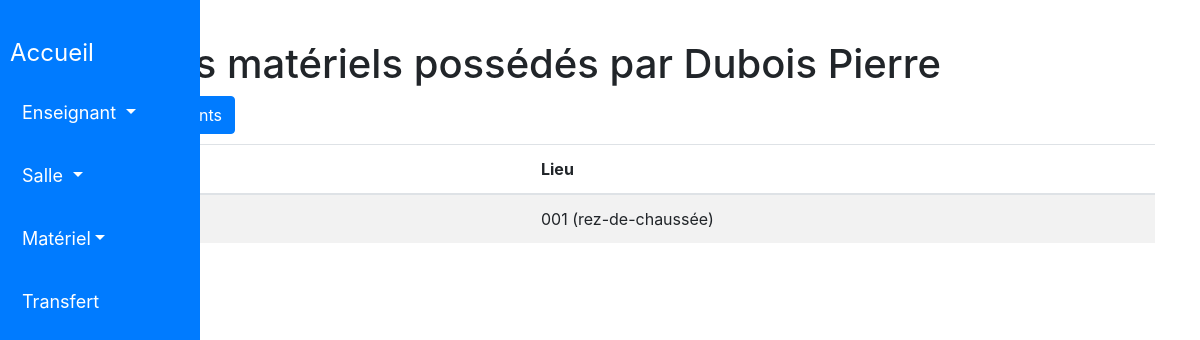
Before: /gestion_materiel/enseignant/21/materiels_possedes/ with the older database file.
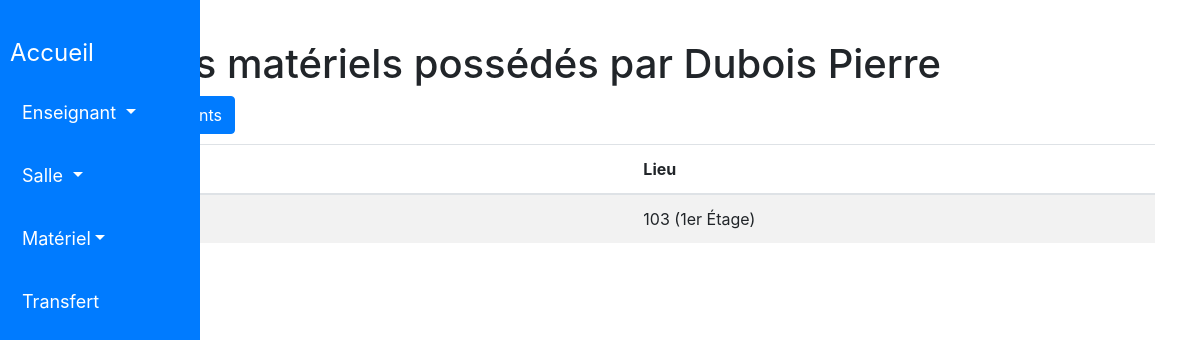
After: the same page with the newer database file.
### gestion_materiel/models.py (models this page shows, shortened)
class Materiel(models.Model):
    nom = models.CharField(
        max_length=100,
        blank=False,
        null=True,
        default=''
    )
    budget = models.CharField(
        max_length=100,
        blank=False,
        null=True,
        default=''
    )
    proprietaire = models.ForeignKey(
        Enseignant,
        on_delete=models.CASCADE,
        null=True,
        related_name='materiels_possedes'
    )
    lieu = models.ForeignKey(
        Salle,
        on_delete=models.CASCADE,
        null=True
    )
    possesseur = models.ForeignKey(
        Enseignant,
        on_delete=models.CASCADE,
        null=True,
        blank=True,
        related_name='materiels_en_possession'
    )

class Salle(models.Model):
    nom = models.CharField(
        max_length=50,
        blank=False,
        null=True,
        default='aucun'
    )
    etage = models.CharField(
        max_length=50,
        blank=False,
        null=True,
        default='aucun'
    )
    def __str__(self):
        if self.etage.lower() == "rez-de-chaussée":
            return f"{self.nom} ({self.etage})"
        else:
            return f"{self.nom} ({self.etage} Étage)"

### gestion_materiel/views.py (the view)
# urls.py: path('gestion_materiel/enseignant/<int:enseignant_id>/materiels_possedes/', views.liste_materiels_possedes, name='liste_materiels_possedes'),
def liste_materiels_possedes(request, enseignant_id):
    enseignant = Enseignant.objects.get(id=enseignant_id)
    materiels = Materiel.objects.filter(Q(possesseur__nom__icontains=enseignant.nom) & Q(possesseur__prenom__icontains=enseignant.prenom))
    context = {
        'enseignant': enseignant,
        'materiels': materiels,
    }
    return render(request, 'gestion_materiel/enseignant/liste_materiels_possedes.html', context)

### templates/gestion_materiel/enseignant/liste_materiels_possedes.html (shortened to what this page needs)
<!DOCTYPE html>
<html>
<head>
</head>
<body>
    {% include 'gestion_materiel/includes/entete.html' %}
    <div class="container">
        <h1>Liste des matériels possédés par {{ enseignant.nom }} {{ enseignant.prenom }}</h1>
        <a href="{% url 'liste_enseignants'%}" class="btn btn-primary">Liste des enseignants</a>
        <table class="table table-striped">
            <thead>
                <tr>
                    <th>Nom du matériel</th>
                    <th>Lieu</th>
                </tr>
            </thead>
            <tbody>
                {% for materiel in materiels %}
                    <tr>
                        <td>{{ materiel.nom }}</td>
                        <td>{{ materiel.lieu }}</td>
                    </tr>
                {% empty %}
                    <tr>
                        <td colspan="2">Aucun matériel trouvé.</td>
                    </tr>
                {% endfor %}
            </tbody>
        </table>
    </div>
</body>
</html>

Changed rows visible on the page:
changed Materiel: lieu "001 (rez-de-chaussée)" → "103 (1er Étage)"
